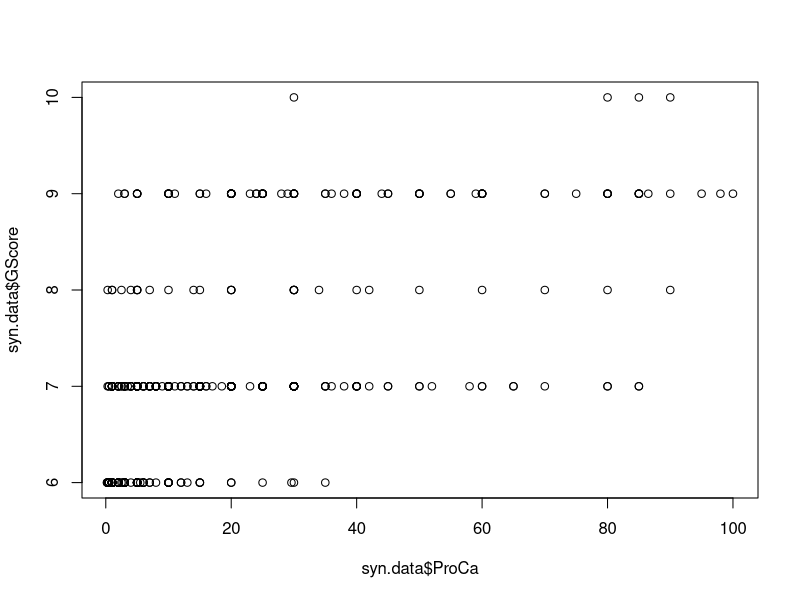
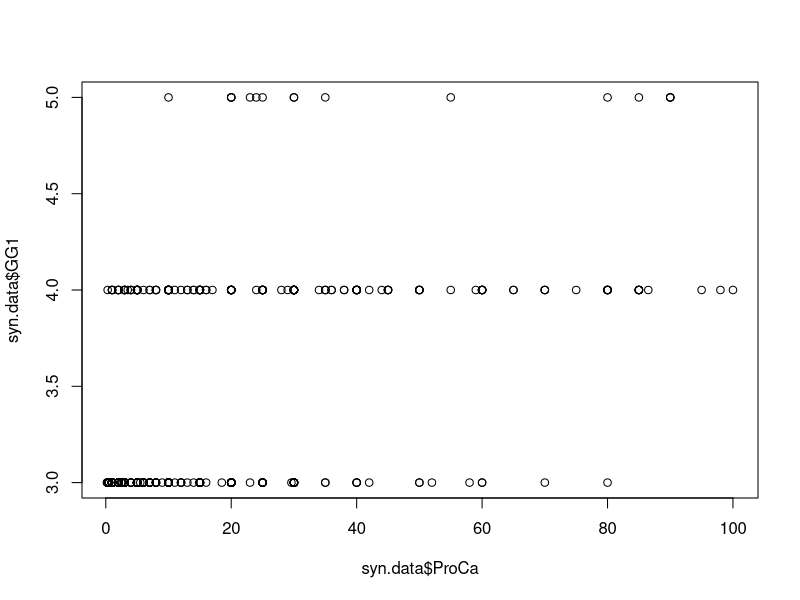

Recreate these plots in R, in order.
#load libraries
library(psych)    # basic stats methods
library(stringr)  # string handling methods lime strsplit

#set working directory and check it
setwd("Z:/Documents/R/SynText")
getwd()

#should look at replacing the setwd with here package

#read in prostate needle synoptic report text and check first few lines
syn <- readLines("pnsyn.txt")
head(syn)

#Use grep as follows
#  return all lines that contain strings in the form "Snn-n" where n is single number
#  this are the lines that contain accession numbers
#  not case specific (ignore.case = TRUE)
#  returns value of the line (value = TRUE)
#  put the list of lines containing the accession numbers in ANlines
#Note - another approach is grepl (grep-logical) which returns TRUE/FALSE
#  depending if string of interest is found

ANlines <- grep("s([0-9]{2})-([0-9])", syn, ignore.case = TRUE, value = TRUE)

#now split up the continuous lines of text based on presence of a blank space
# using strsplit(ANlines, " ")
#apply that string split to the entire ANlines variable using sapply
#put only the first element in variable AN using this: "[, 1)
#AN is now a list of all the accession numbers in the file

AN <- sapply(strsplit(ANlines, " "), "[", 1) 

#now get the accession date which is in the same line as the accession number
#this returns a list of all accession dates - fourth element returned by strsplit
#note that these are not really recognized as dates, just character strings
ADate <- sapply(strsplit(ANlines, " "), "[", 4)


#now go for gender and age
#need to do this in two steps:
#  first grep includes search element lines with "gender" string
#  second grep just pulls out data lines and excludes search criteria lines
#    because only those lines also have "Age:" string
#use sapply to create list of all genders and put in Gender (all male in this case)
#use sapply to create list of all ages and put in Age
#gender and age are 2nd and 4th data elements in the split strings of text
#want these to be factors and numeric class types respectively,
#  otherwise would be character

AllGendLines <- grep("gender", syn, ignore.case = TRUE, value = TRUE)
GendAgeLines <- grep("Age:", AllGendLines, ignore.case = FALSE, value = TRUE)
Gender <- factor(sapply(strsplit(GendAgeLines, " "), "[", 2))
Age <- as.numeric (sapply(strsplit(GendAgeLines, " "), "[", 4))

#putting in name just to check consistency
NameLines <- grep("Patient:", syn, ignore.case = FALSE, value = TRUE)
Name <- sapply(strsplit(NameLines, " "), "[", 2)

#get signout date
#need two greps, first includes selection criteria lines
#second grep excludes them with invert=TRUE 
AllSDateLines <- grep("Sign-Out Date:", syn, ignore.case = FALSE, value = TRUE)
SDateLines <- grep(" To ", AllSDateLines, ignore.case = FALSE, value = TRUE, invert = TRUE)
SDate <- sapply(strsplit(SDateLines, " "), "[", 3)

#get histologic type
HistLines <- grep("Histologic Type:", syn, ignore.case = FALSE, value = TRUE)
Hist <- sapply(strsplit(HistLines, " "), "[", 3)

#get first Gleason grade pattern (need \\ escape sequence for bracket)
GG1Lines <- grep("Primary \\(Predom", syn, ignore.case = FALSE, value = TRUE)
GG1 <- as.numeric(sapply(strsplit(GG1Lines, " "), "[", 5))

#get second Gleason grade pattern
GG2Lines <- grep("Secondary", syn, ignore.case = FALSE, value = TRUE)
GG2 <- as.numeric(sapply(strsplit(GG2Lines, " "), "[", 6))

#get total Gleason score
GScoreLines <- grep("Total Gleason Score:", syn, ignore.case = FALSE, value = TRUE)
GScore <- as.numeric(sapply(strsplit(GScoreLines, " "), "[", 4))

#get number of positive cores
PCoresLines <- grep("Number of Cores Positive:", syn, ignore.case = FALSE, value = TRUE)
PCores <- as.numeric(sapply(strsplit(PCoresLines, " "), "[", 5))

#get per cent of tissue involved by cancer
ProCaLines <- grep("Proportion", syn, ignore.case = FALSE, value = TRUE)
ProCa <- as.numeric(sapply(strsplit(ProCaLines, " "), "[", 9))

#get total number of cores
TCoresLines <- grep("Total Number of Cores", syn, ignore.case = FALSE, value = TRUE)
TCores <- as.numeric(sapply(strsplit(TCoresLines, " "), "[", 5))

#get periprostatic fat invasion/EPE status as a factor
EPELines <- grep("Periprostatic", syn, ignore.case = FALSE, value = TRUE)
EPE <- factor(sapply(strsplit(EPELines, " "), "[", 4))

#get seminal vesicle invasion status as a factor
SVILines <- grep("Seminal", syn, ignore.case = FALSE, value = TRUE)
SVI <- factor(sapply(strsplit(SVILines, " "), "[", 4))

#get lymph-vascular invasion status as a factor
LVILines <- grep("Lymph", syn, ignore.case = FALSE, value = TRUE)
LVI <- factor(sapply(strsplit(LVILines, " "), "[", 3))

#get perineural invasion status as a factor
#note - this value is missing from some reports (6 cases) for an unknown reason
# which causes a problem as results don't all line up with this method
PNILines <- grep("Perineural", syn, ignore.case = FALSE, value = TRUE)
PNI <- factor(sapply(strsplit(PNILines, " "), "[", 3))
length(PNI)

#get pathologist name as factor, need to join three separate strings
# due to lack of consistency in pathologist name syntax
PathLines <- grep("Primary Pathologist:", syn, ignore.case = FALSE, value = TRUE)
Path3 <- sapply(strsplit(PathLines, " "), "[", 3)
Path4 <- sapply(strsplit(PathLines, " "), "[", 4)
Path5 <- sapply(strsplit(PathLines, " "), "[", 5)
Path <- factor(paste(Path3, Path4, Path5, sep=" "))

#now create a preliminary dataframe from these lists to make sure it all works
syn.data <- data.frame(AN, ADate, Gender, Age, Name, SDate, Hist, GG1, GG2, GScore, ProCa, PCores, TCores, PNI, EPE, SVI, LVI, Path)
head(syn.data)

#now create an anomymous dataframe
pros.data <- data.frame(AN, ADate, Gender, Age, SDate, Hist, GG1, GG2, GScore, ProCa, PCores, TCores, PNI, EPE, SVI, LVI, Path)
head(pros.data)

#create csv file from dataframe for use in Excel etc.
write.csv(pros.data, file = "pros.txt")

str(syn.data)
summary(syn.data)

#the table function will return counts
Path.PNI.table <- with(syn.data, table(Path, PNI))
#the prop function will return proportions
#  and needs to operate on a table
#  the 1 parameter in prop means calculate proportions on rows, not columns
prop.table(Path.PNI.table, 1)

Path.EPE.table <- with(syn.data, table(Path, EPE))

chisq.test(Path.EPE.table) 

# this gives a p of .43 so the EPE result is independent of pathologist
# the test throws a warning due to small values of some table entries
# combine the 3 lower EPE rates and compare to the one higher rate

tbl <- Path.EPE.table
ab <- "Alexander H. Boag,"
cd <- "Christopher Davidson, M.D."
db <- "David M. Berman,"
mm <- "Marosh Manduch, M.D."
ctbl = rbind(tbl[cd,], tbl[ab,] + tbl[db,] + tbl[mm,]) 

chisq.test(ctbl)
#this now gives a p of .17 so EPE is still independent of pathologist based
# on grouping of all pathologists except CD vs CD alone
# no longer throws an error

#now compare AB vs CD alone
xtbl = rbind(tbl[cd,], tbl[ab,])
chisq.test(xtbl)

prop.table(Path.EPE.table, 1)
describe(syn.data$GScore)
describeBy(syn.data$GG2, EPE)
describeBy(syn.data$PCores, EPE)
describeBy(syn.data$GScore, Path)
summary(Path.EPE.table)

plot(syn.data$GScore ~ syn.data$ProCa)
plot(syn.data$GG1 ~ syn.data$ProCa)
cor(syn.data$ProCa, syn.data$GScore)
